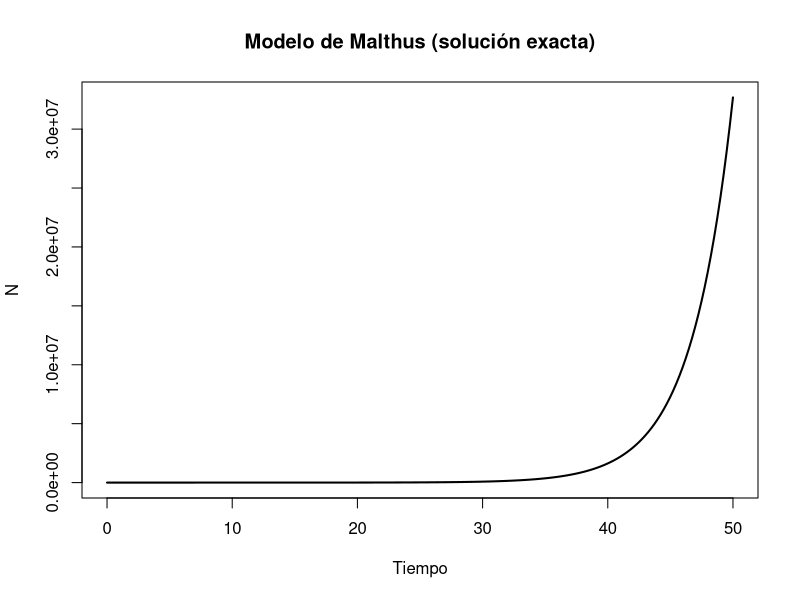
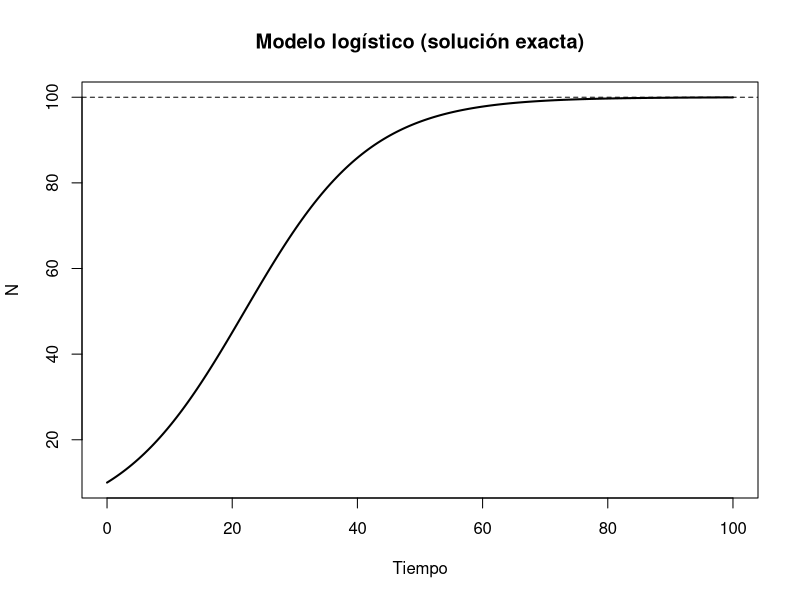
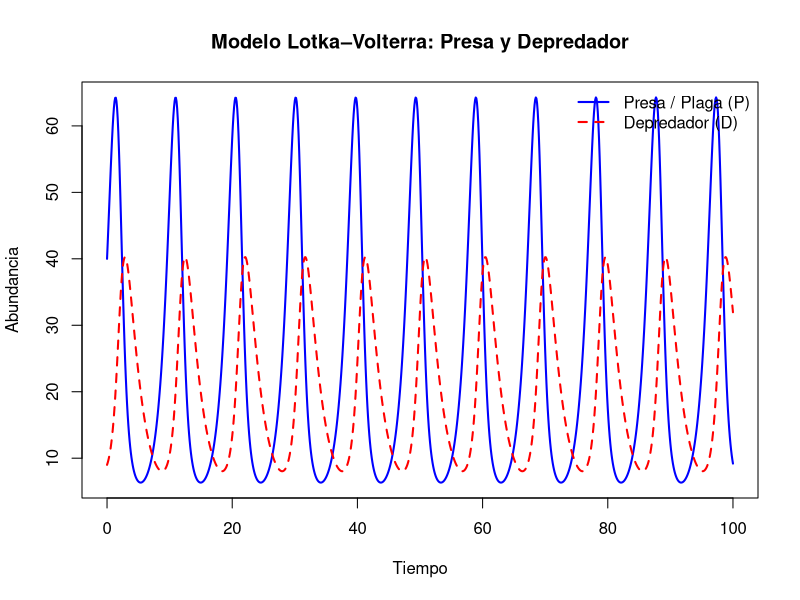

Here is the R script that generated these plots, in order:
# MALTHUS
# Parámetros
N0 <- 10
r  <- 0.3
# Tiempos
t <- seq(0, 50, length.out = 200)
# Solución exacta
N <- N0 * exp(r * t)
plot(t, N, type="l", lwd=2,
     xlab="Tiempo", ylab="N",
     main="Modelo de Malthus (solución exacta)")

# VERHULST
# Parámetros
N0 <- 10
r  <- 0.1
K  <- 100
# Tiempos
t <- seq(0, 100, length.out = 200)
# Solución exacta
N <- K / (1 + ((K - N0) / N0) * exp(-r * t))
plot(t, N, type="l", lwd=2,
     xlab="Tiempo", ylab="N",
     main="Modelo logístico (solución exacta)")
abline(h = K, lty=2)

# LOTKA-VOLTERRA
library(deSolve)
lotka <- function(t, state, parms) {
  with(as.list(c(state, parms)), {
    dP <- a * P - b * P * D      # presa / plaga
    dD <- -c * D + d * P * D     # depredador
    list(c(dP, dD))
  })
}
# Parámetros
parms <- c(a = 1, b = 0.05, c = 0.5, d = 0.02)
# Condiciones iniciales
state <- c(P = 40, D = 9)
# Tiempo
times <- seq(0, 100, by = 0.1)
# Resolver
out_lv <- ode(y = state, times = times, func = lotka, parms = parms)
out <- as.data.frame(out_lv)
# Plot conjunto
plot(out$time, out$P, type = "l", lwd = 2, col = "blue",
     xlab = "Tiempo", ylab = "Abundancia",
     main = "Modelo Lotka–Volterra: Presa y Depredador")
lines(out$time, out$D, lwd = 2, col = "red", lty = 2)
legend("topright",
       legend = c("Presa / Plaga (P)", "Depredador (D)"),
       col = c("blue", "red"),
       lty = c(1, 2),
       lwd = 2, bty = "n")
